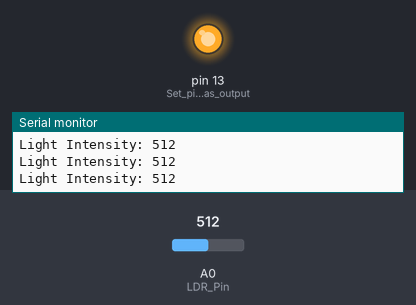
The sketch below on a simulated Arduino Uno, built with avr-gcc and run on an emulated ATmega328P. Parts: output pins drawn as LEDs (lit = HIGH), the last lines printed to the serial monitor. The inputs (shaded band) are chosen by the test bench; at power-on: A0 (LDR_Pin) = 512.

Above: at 1.3 s.
1.4 s: A0 (LDR_Pin) set to 407
2.9 s: A0 (LDR_Pin) set to 384
At 3.6 s:
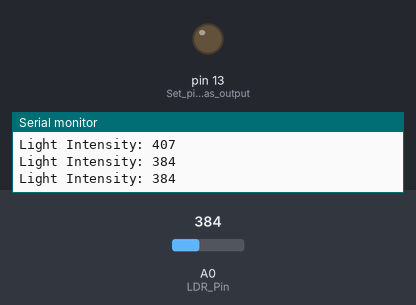
4.5 s: A0 (LDR_Pin) set to 410
At 5.7 s:
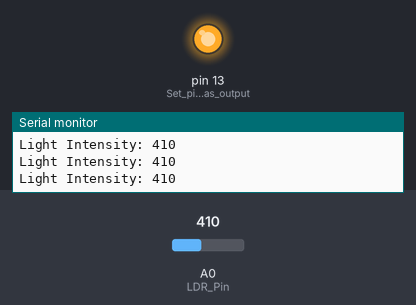
6.0 s: A0 (LDR_Pin) set to 390
At 7.1 s:
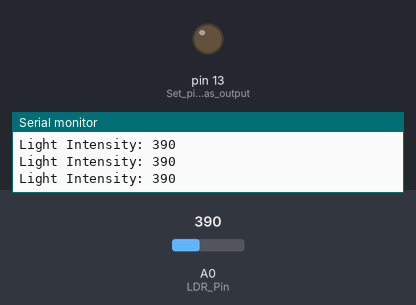
Timing chart, 0 to 8.5 s (numbered marks = the images above; inputs shaded):
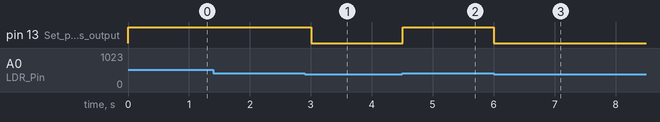

Measured:
- the behaviour switches between 401 and 400 on A0 (LDR_Pin) (found by bisection; images 0 and 1)
- after the input at 2.9 s, pin 13 (Set_pin_13_as_output): HIGH → LOW after 0.10 s
- after the input at 4.5 s, pin 13 (Set_pin_13_as_output): LOW → HIGH at once
- after the input at 6.0 s, pin 13 (Set_pin_13_as_output): HIGH → LOW at once

The sketch:

ldrwithArduino.ino
```cpp
int LDR_Pin = A0;       // LDR connected to analog pin A0
int LDR_Value = 0;      // Variable to store light value


void setup() {
    Serial.begin(9600);   // Start serial monitor
    pinMode(13, OUTPUT);  // Set pin 13 as output
}
void loop() {
    LDR_Value = analogRead(LDR_Pin);   // Read the LDR value (0–1023)
    Serial.print("Light Intensity: ");
    Serial.println(LDR_Value);         // Print value to Serial Monitor

    if (LDR_Value > 400) {
        digitalWrite(13, HIGH);        // Turn LED ON
    } else {
        digitalWrite(13, LOW);         // Turn LED OFF
    }
    delay(500);                        // Small delay
}
```
